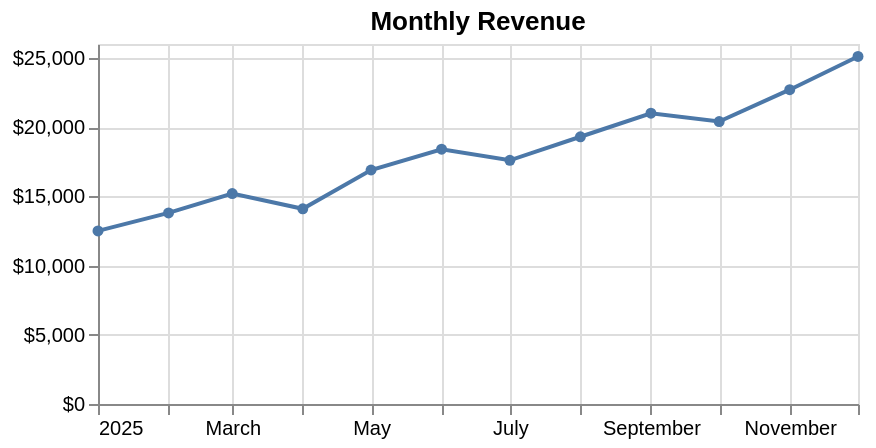

Vega-Lite specification for this chart:
### Vega-Lite specification from a JSON file in a GitHub repository (floating-point values rounded to 4 significant figures)
{"$schema": "https://vega.github.io/schema/vega-lite/v6.json", "title": "Monthly Revenue", "width": 380, "height": 180, "data": {"values": [{"month": "2025-01-01", "revenue": 12500}, {"month": "2025-02-01", "revenue": 13800}, {"month": "2025-03-01", "revenue": 15200}, {"month": "2025-04-01", "revenue": 14100}, {"month": "2025-05-01", "revenue": 16900}, {"month": "2025-06-01", "revenue": 18400}, {"month": "2025-07-01", "revenue": 17600}, {"month": "2025-08-01", "revenue": 19300}, {"month": "2025-09-01", "revenue": 21000}, {"month": "2025-10-01", "revenue": 20400}, {"month": "2025-11-01", "revenue": 22700}, {"month": "2025-12-01", "revenue": 25100}]}, "mark": {"type": "line", "point": true}, "encoding": {"x": {"field": "month", "type": "temporal", "scale": {"type": "utc"}, "title": null}, "y": {"field": "revenue", "type": "quantitative", "axis": {"format": "$,.0f"}, "title": null}}}
